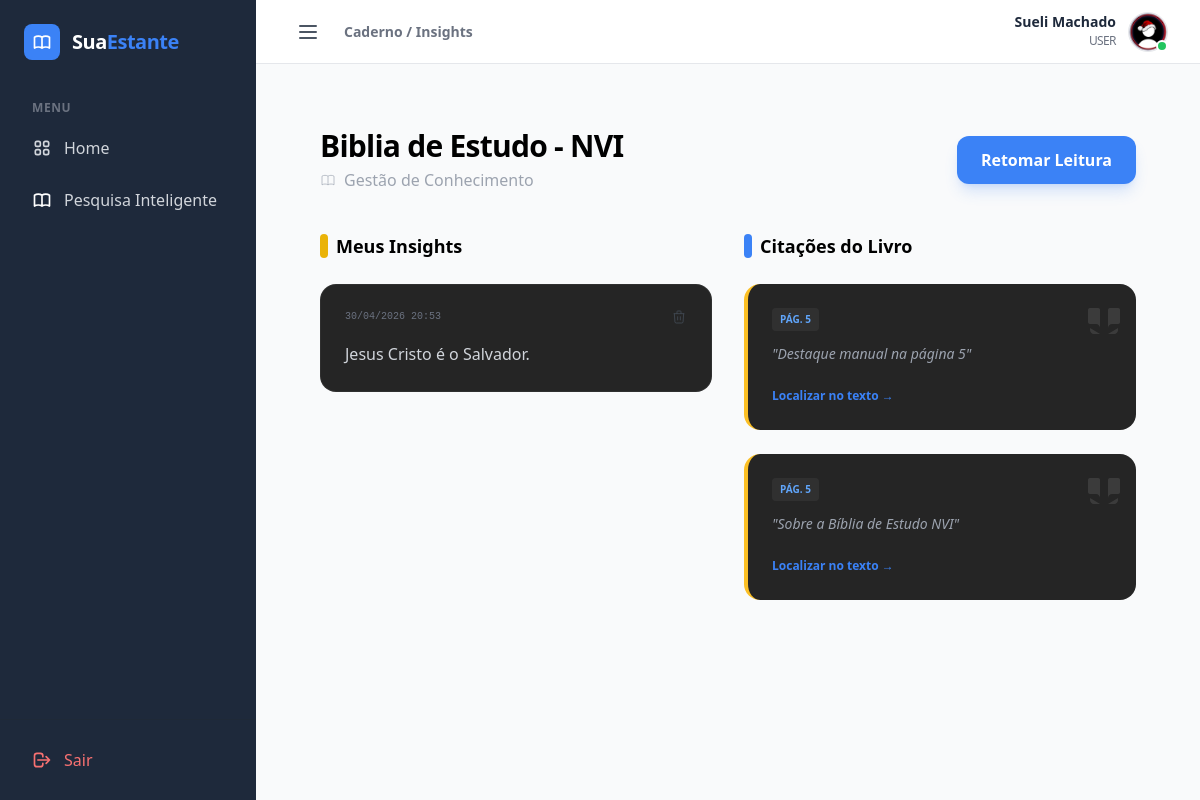
Screenshot of /user/caderno/1 (signed in) with the database file from the repository.
### models/modelos.py (models this page shows)
class User(db.Model, UserMixin):
    id = db.Column(db.Integer, primary_key=True)
    name = db.Column(db.String(100), nullable=False)
    email = db.Column(db.String(120), nullable=False, unique=True)
    photo = db.Column(db.String(255), nullable=True)
    type_user = db.Column(db.Enum('admin', 'user', default='user')) # Admin ou User
    estado = db.Column(db.String(10), default='Ativo') # 'ativo' ou 'inativo'
    password_hash = db.Column(db.String(128), nullable=False)
    created_at = db.Column(db.DateTime, default=datetime.utcnow)
    estantes = db.relationship('Estante', backref='dono', lazy=True)

class Livro(db.Model):
    __tablename__ = 'livros'
    id = db.Column(db.Integer, primary_key=True)
    titulo = db.Column(db.String(200), nullable=False)
    capa = db.Column(db.String(255), nullable=True) #caminho da imagem...
    arquivo_path = db.Column(db.String(255), nullable=False) # Caminho do PDF
    favorito = db.Column(db.Boolean, default=False)
    estado = db.Column(db.String(10), default='Ativo') # 'ativo' ou 'inativo'
    estante_id = db.Column(db.Integer, db.ForeignKey('estantes.id'), nullable=False)
    user_id = db.Column(db.Integer, db.ForeignKey('user.id'), nullable=False)
    progresso = db.relationship('Progresso', backref='livro', uselist=False, cascade="all, delete-orphan")
    marcacoes = db.relationship('Marcacao', backref='livro', lazy=True)
    anotacoes = db.relationship('Anotacao', backref='livro', lazy=True)

class Anotacao(db.Model):
    __tablename__ = 'anotacoes'
    id = db.Column(db.Integer, primary_key=True)
    conteudo = db.Column(db.Text, nullable=False)
    livro_id = db.Column(db.Integer, db.ForeignKey('livros.id'), nullable=False)
    created_at = db.Column(db.DateTime, default=datetime.utcnow)

class Marcacao(db.Model):
    __tablename__ = 'marcacoes'
    id = db.Column(db.Integer, primary_key=True)
    texto_extraido = db.Column(db.Text, nullable=False)
    num_pagina = db.Column(db.Integer, nullable=False)
    cor_destaque = db.Column(db.String(7), default="#FFFF00") # Hexadecimal da cor
    created_at = db.Column(db.DateTime, default=datetime.utcnow)
    livro_id = db.Column(db.Integer, db.ForeignKey('livros.id'), nullable=False)

### routes/user.py (the view)
@user_bp.route('/caderno/<int:livro_id>')
@login_required
def caderno_livro(livro_id):
    livro = Livro.query.get_or_404(livro_id)
    if livro.user_id != current_user.id:
        return redirect(url_for('user.home'))
    anotacoes = Anotacao.query.filter_by(livro_id=livro_id).order_by(Anotacao.created_at.desc()).all()
    marcacoes = Marcacao.query.filter_by(livro_id=livro_id).order_by(Marcacao.num_pagina).all()
    return render_template('user/insights.html',
                           livro=livro,
                           anotacoes=anotacoes,
                           marcacoes=marcacoes)

### models/modelos.py (called while the page is built)
@login_manager.user_loader
def load_user(user_id):
    return User.query.get(int(user_id))

### templates/user/insights.html (shortened to what this page needs)
{% extends "admin/base_adm.html" %}
{% block breadcrumb %}Caderno / Insights{% endblock %}
{% block dashboard_content %}
<div class="p-8 max-w-6xl mx-auto">
    <div class="flex flex-col md:flex-row md:items-center justify-between mb-10 gap-4">
        <div>
            <h1 class="text-3xl font-extrabold text-dark tracking-tight">{{ livro.titulo }}</h1>
            <p class="text-gray-400 mt-1 flex items-center gap-2">
                Gestão de Conhecimento
            </p>
        </div>
        <a href="{{ url_for('user.ler_livro', id=livro.id) }}" class="inline-flex items-center justify-center px-6 py-3 bg-primary hover:bg-blue-600 text-white rounded-xl font-bold transition-all shadow-lg shadow-blue-500/20">
            Retomar Leitura
        </a>
    </div>
    <div class="grid grid-cols-1 lg:grid-cols-2 gap-8">
        <div class="space-y-6">
            <h2 class="text-lg font-bold text-dark flex items-center gap-2 mb-4">
                <span class="w-2 h-6 bg-yellow-500 rounded-full"></span>
                Meus Insights
            </h2>
            {% for a in anotacoes %}
            <div class="bg-[#252525] rounded-2xl p-6 border border-white/5 hover:border-yellow-500/30 transition-colors">
                <div class="flex justify-between items-start mb-4">
                    <span class="text-[10px] text-gray-500 font-mono">{{ a.created_at.strftime('%d/%m/%Y %H:%M') }}</span>
                    <button class="text-gray-600 hover:text-red-500 transition-colors">
                        <svg class="w-4 h-4" fill="none" stroke="currentColor" viewBox="0 0 24 24"><path d="M19 7l-.867 12.142A2 2 0 0116.138 21H7.862a2 2 0 01-1.995-1.858L5 7m5 4v6m4-6v6m1-10V4a1 1 0 00-1-1h-4a1 1 0 00-1 1v3M4 7h16"></path></svg>
                    </button>
                </div>
                <p class="text-gray-300 leading-relaxed">{{ a.conteudo }}</p>
            </div>
            {% else %}
            <p class="text-gray-600 italic text-sm">Nenhuma nota pessoal escrita ainda.</p>
            {% endfor %}
        </div>
        <div class="space-y-6">
            <h2 class="text-lg font-bold text-dark flex items-center gap-2 mb-4">
                <span class="w-2 h-6 bg-blue-500 rounded-full"></span>
                Citações do Livro
            </h2>
            {% for m in marcacoes %}
            <div class="bg-[#252525] rounded-2xl p-6 border-l-4 border-white/5 hover:bg-[#2a2a2a] transition-all relative overflow-hidden" style="border-left-color: {{ m.cor_destaque }}">
                <div class="absolute top-0 right-0 p-2 opacity-10">
                </div>
                <div class="flex items-center gap-2 mb-3">
                    <span class="px-2 py-1 bg-white/5 rounded text-[10px] font-bold text-blue-400">PÁG. {{ m.num_pagina }}</span>
                </div>
                <p class="text-gray-400 italic text-sm leading-relaxed mb-4 relative z-10">
                    "{{ m.texto_extraido }}"
                </p>
                <a href="{{ url_for('user.ler_livro', id=livro.id, page=m.num_pagina, hl=m.texto_extraido[:15]) }}" class="text-xs text-primary hover:underline inline-flex items-center gap-1 font-bold">
                    Localizar no texto →
                </a>
            </div>
            {% else %}
            <p class="text-gray-600 italic text-sm">Nenhum trecho pintado no PDF.</p>
            {% endfor %}
        </div>
    </div>
</div>
{% endblock %}

### templates/admin/base_adm.html (shortened to what this page needs)
<!DOCTYPE html>
<html lang="pt-br">
<head>
    <script src="https://cdn.tailwindcss.com"></script>
</head>
<body class="bg-gray-50 font-sans antialiased" x-data="{ sidebarOpen: true }">
    <div class="flex h-screen overflow-hidden">
        <aside
            :class="sidebarOpen ? 'w-64' : 'w-20'"
            class="bg-secondary text-white hidden md:flex flex-col flex-shrink-0 transition-all duration-300 ease-in-out">
            <div class="p-6 flex items-center gap-3 overflow-hidden whitespace-nowrap">
                <div class="bg-primary p-2 rounded-lg flex-shrink-0">
                </div>
                <span x-show="sidebarOpen" x-transition.opacity class="text-xl font-bold tracking-tight text-white">
                    Sua<span class="text-primary">Estante</span>
                </span>
            </div>
            <nav class="flex-1 px-4 space-y-1 mt-4 overflow-hidden">
                <p x-show="sidebarOpen" class="px-4 text-xs font-semibold text-gray-500 uppercase tracking-wider mb-2">Menu</p>
                {% if current_user.type_user == 'admin' %}
                    <a href="{{ url_for('admin.admin_dashboard') }}" class="flex items-center gap-3 px-4 py-3 rounded-xl transition hover:bg-gray-800 text-gray-300 hover:text-white {% if request.endpoint == 'admin.admin_dashboard' %} bg-primary !text-white {% endif %}">
                        <svg class="w-5 h-5 flex-shrink-0" fill="none" stroke="currentColor" viewBox="0 0 24 24"><path stroke-linecap="round" stroke-linejoin="round" stroke-width="2" d="M4 6a2 2 0 012-2h2a2 2 0 012 2v2a2 2 0 01-2 2H6a2 2 0 01-2-2V6zM14 6a2 2 0 012-2h2a2 2 0 012 2v2a2 2 0 01-2 2h-2a2 2 0 01-2-2V6zM4 16a2 2 0 012-2h2a2 2 0 012 2v2a2 2 0 01-2 2H6a2 2 0 01-2-2v-2zM14 16a2 2 0 012-2h2a2 2 0 012 2v2a2 2 0 01-2 2h-2a2 2 0 01-2-2v-2z"></path></svg>
                        <span x-show="sidebarOpen" x-transition.opacity>Dashboard</span>
                    </a>
                    <a href="{{ url_for('admin.list_users') }}" class="flex items-center gap-3 px-4 py-3 rounded-xl transition hover:bg-gray-800 text-gray-300 hover:text-white {% if request.endpoint == 'admin.list_users' %} bg-primary !text-white {% endif %}">
                        <svg class="w-5 h-5 flex-shrink-0" fill="none" stroke="currentColor" viewBox="0 0 24 24"><path stroke-linecap="round" stroke-linejoin="round" stroke-width="2" d="M12 4.354a4 4 0 110 5.292M15 21H3v-1a6 6 0 0112 0v1zm0 0h6v-1a6 6 0 00-9-5.197M13 7a4 4 0 11-8 0 4 4 0 018 0z"></path></svg>
                        <span x-show="sidebarOpen" x-transition.opacity>Usuários</span>
                    </a>
                    <a href="{{ url_for('admin.list_estantes') }}" class="flex items-center gap-3 px-4 py-3 rounded-xl transition hover:bg-gray-800 text-gray-300 hover:text-white {% if request.endpoint == 'admin.list_estantes' %} bg-primary !text-white {% endif %}">
                        <svg class="w-5 h-5 text-white" fill="none" stroke="currentColor" viewBox="0 0 24 24"><path stroke-linecap="round" stroke-linejoin="round" stroke-width="2" d="M12 6.253v13m0-13C10.832 5.477 9.246 5 7.5 5S4.168 5.477 3 6.253v13C4.168 18.477 5.754 18 7.5 18s3.332.477 4.5 1.253m0-13C13.168 5.477 14.754 5 16.5 5c1.747 0 3.332.477 4.5 1.253v13C19.832 18.477 18.247 18 16.5 18c-1.746 0-3.332.477-4.5 1.253"></path></svg>
                        <span x-show="sidebarOpen" x-transition.opacity>Estantes</span>
                    </a>
                    <a href="{{ url_for('admin.list_books') }}" class="flex items-center gap-3 px-4 py-3 rounded-xl transition hover:bg-gray-800 text-gray-300 hover:text-white {% if request.endpoint == 'admin.list_books' %} bg-primary !text-white {% endif %}">
                        <svg class="w-5 h-5 text-white" fill="none" stroke="currentColor" viewBox="0 0 24 24">
                            <path stroke-linecap="round" stroke-linejoin="round" stroke-width="2" d="M11 5H6a2 2 0 00-2 2v11a2 2 0 002 2h11a2 2 0 002-2v-5m-1.414-9.414a2 2 0 112.828 2.828L11.828 15H9v-2.828l8.586-8.586z"></path>
                        </svg>
                        <span x-show="sidebarOpen" x-transition.opacity>Livros</span>
                    </a>
                    <a href="{{ url_for('admin.list_histories') }}" class="flex items-center gap-3 px-4 py-3 rounded-xl transition hover:bg-gray-800 text-gray-300 hover:text-white {% if request.endpoint == 'admin.list_histories' %} bg-primary !text-white {% endif %}">
                        <svg class="w-5 h-5 flex-shrink-0" fill="none" stroke="currentColor" viewBox="0 0 24 24">
                            <path stroke-linecap="round" stroke-linejoin="round" stroke-width="2" d="M12 8v4l3 3m6-3a9 9 0 11-18 0 9 9 0 0118 0z"></path>
                        </svg>
                        <span x-show="sidebarOpen" x-transition.opacity>Histórico</span>
                    </a>
                {% else %}
                    <a href="{{ url_for('user.home') }}" class="flex items-center gap-3 px-4 py-3 rounded-xl transition hover:bg-gray-800 text-gray-300 hover:text-white ">
                        <span x-show="sidebarOpen" x-transition.opacity>Home</span>
                    </a>
                    <a href="{{ url_for('user.pesquisa_inteligente') }}" class="flex items-center gap-3 px-4 py-3 rounded-xl transition hover:bg-gray-800 text-gray-300 hover:text-white ">
                        <span x-show="sidebarOpen" x-transition.opacity>Pesquisa Inteligente</span>
                    </a>
                {% endif %}
            </nav>
            <div class="p-4 border-t border-gray-800">
                <a href="{{ url_for('auth.logout') }}" class="flex items-center gap-3 px-4 py-3 rounded-xl text-red-400 hover:bg-red-500/10 transition">
                    <svg class="w-5 h-5 flex-shrink-0" fill="none" stroke="currentColor" viewBox="0 0 24 24"><path stroke-linecap="round" stroke-linejoin="round" stroke-width="2" d="M17 16l4-4m0 0l-4-4m4 4H7m6 4v1a3 3 0 01-3 3H6a3 3 0 01-3-3V7a3 3 0 013-3h4a3 3 0 013 3v1"></path></svg>
                    <span x-show="sidebarOpen" x-transition.opacity>Sair</span>
                </a>
            </div>
        </aside>
        <div class="flex-1 flex flex-col min-w-0 overflow-hidden">
            <header class="bg-white border-b border-gray-200 h-16 flex items-center justify-between px-8 flex-shrink-0">
                <div class="flex items-center gap-4">
                    <button @click="sidebarOpen = !sidebarOpen" class="p-2 rounded-lg hover:bg-gray-100 text-gray-600 transition-colors focus:outline-none">
                        <svg class="w-6 h-6" fill="none" stroke="currentColor" viewBox="0 0 24 24">
                            <path stroke-linecap="round" stroke-linejoin="round" stroke-width="2" d="M4 6h16M4 12h16M4 18h16"></path>
                        </svg>
                    </button>
                    <h2 class="text-sm font-semibold text-gray-500">{% block breadcrumb %}Admin / Início{% endblock %}</h2>
                </div>
                <div class="relative" x-data="{ open: false }">
                    <button @click="open = !open" @click.outside="open = false" class="flex items-center gap-3 focus:outline-none group">
                        <div class="text-right hidden sm:block">
                            <p class="text-sm font-bold text-secondary leading-none group-hover:text-primary transition">{{ current_user.name }}</p>
                            <p class="text-xs text-gray-500 mt-1 uppercase tracking-tighter">{{ current_user.type_user }}</p>
                        </div>
                        <div class="relative">
                            <a href="{{ url_for('user.perfil') }}">
                                {% if current_user.photo %}
                                    <img src="{{ url_for('static', filename='uploads/user/' + current_user.photo) }}" class="w-10 h-10 rounded-full object-cover border border-gray-200">
                                {% else %}
                                    <div class="w-10 h-10 rounded-full bg-primary flex items-center justify-center text-white font-bold">{{ current_user.name[0] | upper }}</div>
                                {% endif %}
                            </a>
                            <div class="absolute bottom-0 right-0 w-3 h-3 bg-green-500 border-2 border-white rounded-full"></div>
                        </div>
                    </button>
                    </div>
            </header>
            <main class="flex-1 overflow-y-auto p-8">
                {% block dashboard_content %}{% endblock %}
            </main>
        </div>
    </div>
</body>
</html>

### rows the page displays
User: name "Sueli Machado", type_user "USER", photo (picture)
Livro: titulo "Biblia de Estudo - NVI"
Anotacao: created_at "30/04/2026 20:53", conteudo "Jesus Cristo é o Salvador."
Marcacao: num_pagina "5", texto_extraido "Destaque manual na página 5"
Marcacao: num_pagina "5", texto_extraido "Sobre a Bíblia de Estudo NVI"
